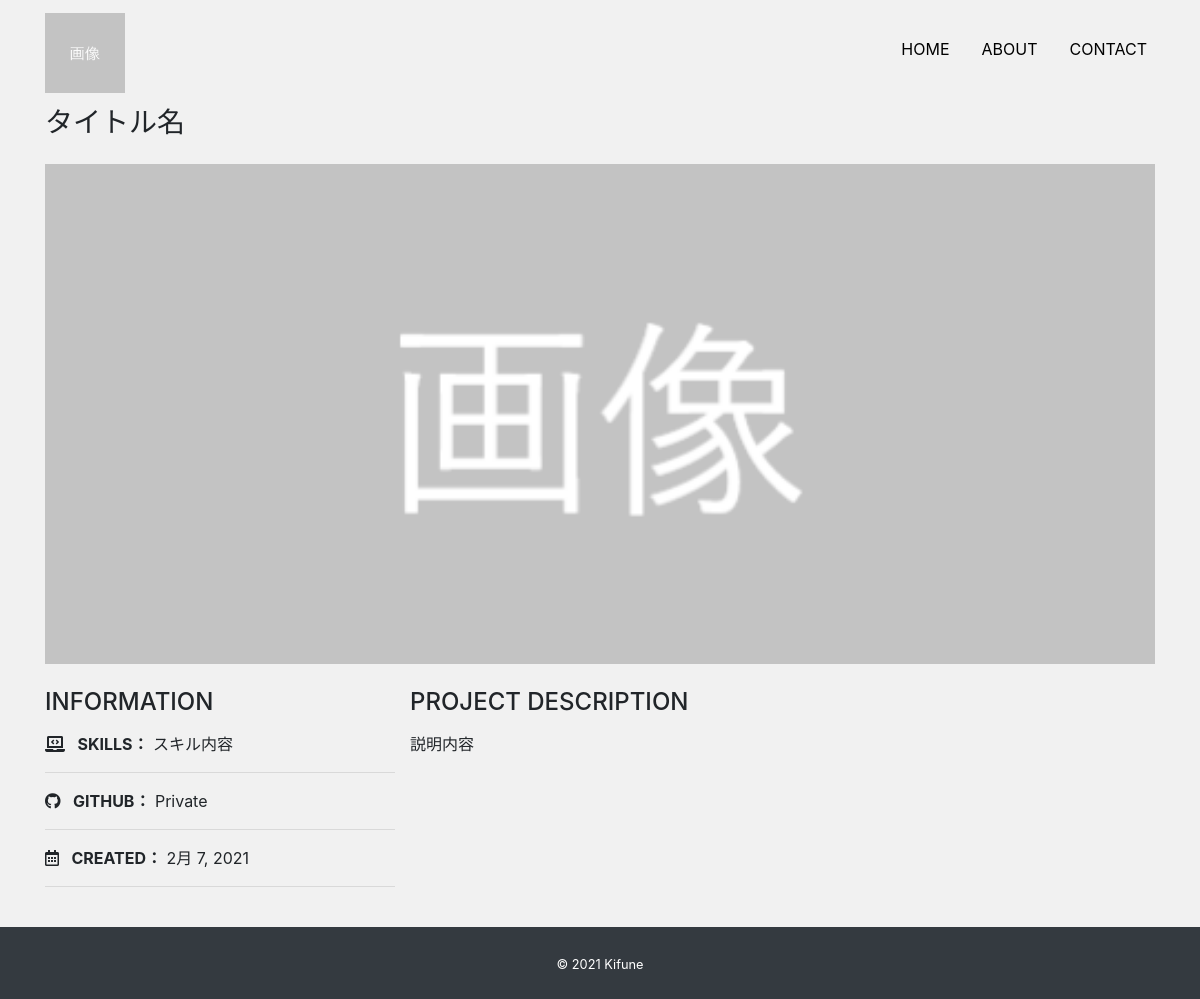
/detail/1, run on the app's committed database.
### app/models.py (models this page shows, shortened)
class Work(models.Model):
    title = models.CharField('タイトル', max_length = 100)
    image = models.ImageField(upload_to = 'images', verbose_name = 'イメージ画像')
    thumbnail = models.ImageField(upload_to = 'images', verbose_name = 'サムネイル', null = True, blank = True)
    skill = models.CharField('スキル', max_length = 100)
    url = models.CharField('URL', max_length = 100, null = True, blank = True)
    created = models.DateField('作成日')
    description = models.TextField('説明')

### app/views.py (the view)
# urls.py: path('detail/<int:pk>', views.DetailView.as_view(), name = 'detail'),
class DetailView(View):
    def get(self, request, *args, **kwargs):
        work_data = Work.objects.get(id = self.kwargs['pk'])
        return render(request, 'app/detail.html', {
            'work_data': work_data
        })

### app/templates/app/detail.html
{% extends 'app/base.html' %}
{% block content %}
<h3 class = 'mb-4'>{{ work_data.title }}</h3>
<div class = 'card top mb-4'>
    <img src = '{{ work_data.image.url }}' alt = ''>
</div>
<div class = "row">
    <div class = "col-sm-4 mb-4">
        <h4 class = 'mb-3'>INFORMATION</h4>
        <p>
            <i class = "fas fa-laptop-code mr-2"></i>
            <span class = "font-weight-bolder">SKILLS：</span>
            {{ work_data.skill }}
        </p>
        <hr>
        <p>
            <i class = "fab fa-github mr-2"></i>
            <span class = "font-weight-bolder">GITHUB：</span>
            {% if work_data.url %}
                <a href = '{{ work_data.url }}' target="_blank" class = 'link-color'>Link</a>
            {% else %}
                Private
            {% endif %}
        </p>
        <hr>
        <p>
            <i class = "far fa-calendar-alt mr-2"></i>
            <span class = "font-weight-bolder">CREATED：</span>
            {{ work_data.created }}
        </p>
        <hr>
    </div>
    <div class="col-sm8 mb-5">
        <h4 class="mb-3">PROJECT DESCRIPTION</h4>
        <p>{{ work_data.description|linebreaksbr }}</p>
    </div>
</div>
{% endblock %}

### app/static/css/style.css (style rules this page uses)
* { margin: 0; padding: 0; box-sizing: border-box; }
body { background: #F1F1F1; display: flex; flex-flow: column; min-height: 100vh; }
.top img { object-fit: cover; height: 500px; }
.card { border: none; }

### data on the page
Work: title "タイトル名", image (picture), skill "スキル内容", created "2月 7, 2021", description "説明内容"
